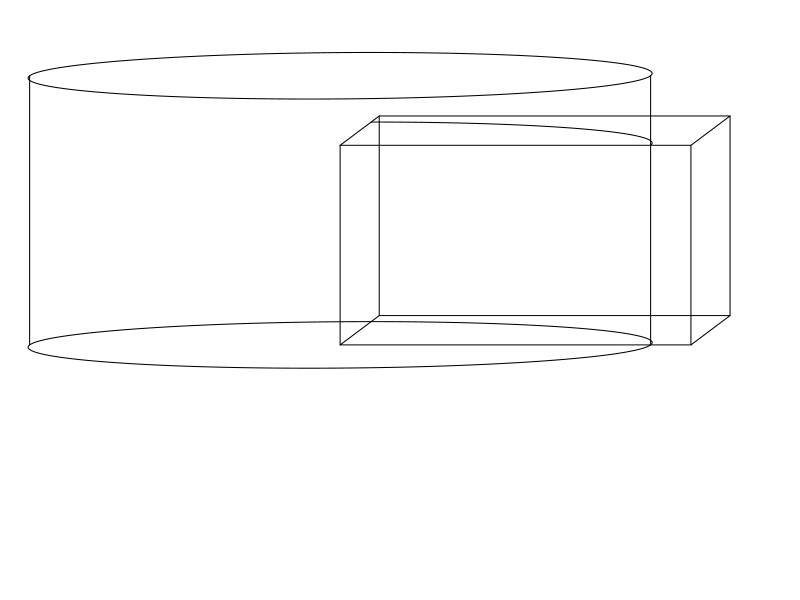

Write R code to recreate this figure.
## ---- chunk 1
while(T){
    while(T){
        hwd = sample(15:99,3)
        h = hwd[1]
        w = hwd[2]
        d = hwd[3]
        R = sample(11:min(c(w,d)),1)
        H = sample(floor(h/2):floor(h*2),1)
        if(length(unique(c(h,w,d,R,H)))==5){break}
    }
    h = h/10
    w = w/10
    d = d/10
    R = R/10
    H = H/10
    v1 = h*w*d
    v2 = pi*R^2*H*0.9886 #sketchup uses a polygon not a circle...
    vi = 1/4*pi*R^2*min(c(h,H))*0.9886039
    vu = v1+v2-vi
    v1m2 = v1-vi
    v2m1 = v2-vi
    v1 = round(v1,0)
    v2 = round(v2,0)
    vi = round(vi,0)
    vu = round(vu,0)
    v1m2 = round(v1m2,0)
    v2m1 = round(v2m1,0)
    if(min(c(vi,v1m2,v2m1))>60){break}
}

alsol = function(ans,n=5,dx=1,spri=NULL){
    while(T){
        choices = ans-sample(0:(n-1),1)*dx+(0:(n-1))*dx
        al = paste0("* ",choices,collapse="\n")
        if(!is.null(spri)){
            choices = round(ans-sample(0:(n-1),1)*dx+(0:(n-1))*dx,spri)
            al = paste0("* ",sprintf(paste0("%.",spri,"f",collapse=""),choices),collapse="\n")
        }
        sol = paste0(1*(ans==choices),collapse="")
        if(min(choices)>0){break}
    }
    
    return(data.frame(al,sol))
}

as1 = alsol(v1,5,20,0)
as2 = alsol(v2,5,20,0)
as3 = alsol(vu,5,20,0)
as4 = alsol(vi,5,20,0)
as5 = alsol(v1m2,5,20,0)
as6 = alsol(v2m1,5,20,0)

## ---- chunk 2
yr = 0.1
draw_cyl = function(r,h){
    th = seq(0,2*pi,pi/100)
    xb = r*cos(th)
    yb = r*sin(th)
    zb = rep(0,length(xb))
    lines(xb+yr*yb,zb+yr*yb)
    xb = r*cos(th)
    yb = r*sin(th)
    zb = rep(h,length(xb))
    lines(xb+yr*yb,zb+yr*yb)
    lines(c(-r,-r),c(0,h))
    lines(c(r,r),c(0,h))
}

draw_box = function(x,y,z){
    lines(c(0,x,x+yr*y,yr*y,0),c(0,0,yr*y,yr*y,0))
    lines(c(0,x,x+yr*y,yr*y,0),c(z,z,z+yr*y,z+yr*y,z))
    lines(c(0,0),c(0,z))
    lines(c(x,x),c(0,z))
    lines(c(y*yr,y*yr),c(y*yr,z+y*yr))
    lines(c(x+y*yr,x+y*yr),c(y*yr,z+y*yr))
}

draw_quarter = function(R,h){
    th = seq(0,pi/2,pi/100)
    xb = R*cos(th)
    yb = R*sin(th)
    zb = rep(h,length(xb))
    lines(xb+yr*yb,zb+yr*yb)
}

par(mar=c(0,0,0,0))
plot(0,0,"n",axes=F,ann=F,xlim=c(-R,max(c(w,d,h,H))*(1+yr)),ylim=c(-R,max(c(w,d,h,H))*(1+yr)))
draw_cyl(R,H)
draw_box(w,d,h)
if(h<H){
draw_quarter(R,h)
}
